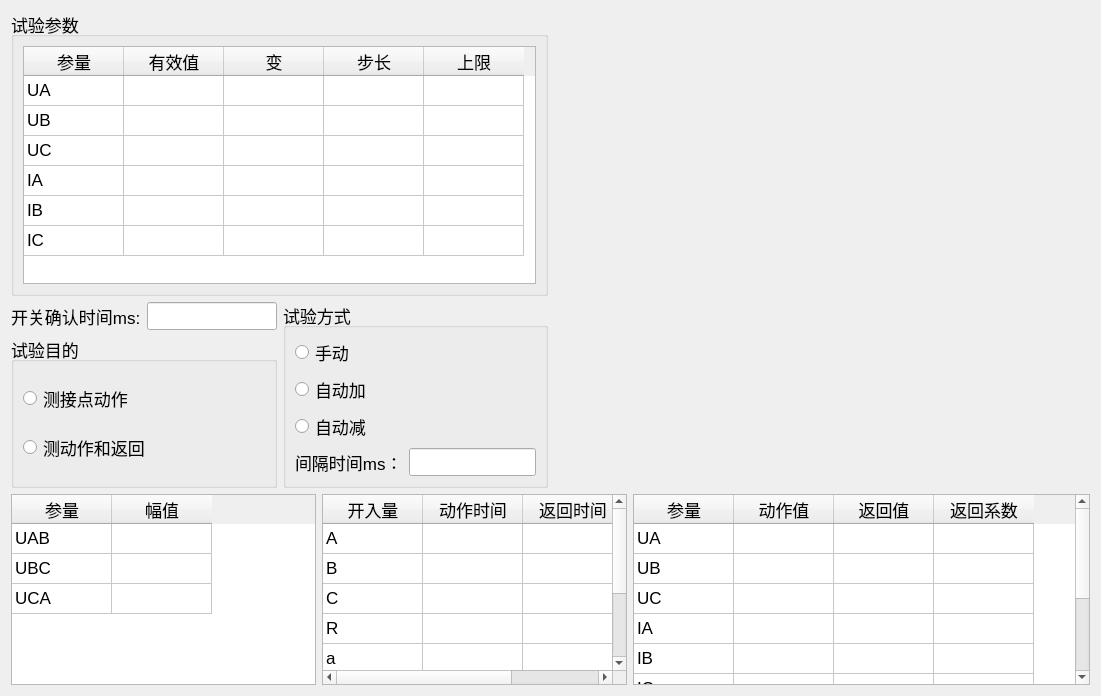
<?xml version="1.0" encoding="UTF-8"?>
<ui version="4.0">
 <class>ui_002</class>
 <widget class="QWidget" name="ui_002">
  <property name="geometry">
   <rect>
    <x>0</x>
    <y>0</y>
    <width>1101</width>
    <height>696</height>
   </rect>
  </property>
  <property name="font">
   <font>
    <pointsize>13</pointsize>
   </font>
  </property>
  <property name="windowTitle">
   <string>Form</string>
  </property>
  <layout class="QVBoxLayout" name="verticalLayout_5" stretch="5,2">
   <item>
    <layout class="QHBoxLayout" name="horizontalLayout_5" stretch="1,1">
     <item>
      <layout class="QVBoxLayout" name="verticalLayout_4">
       <item>
        <widget class="QGroupBox" name="groupBox">
         <property name="title">
          <string>试验参数</string>
         </property>
         <layout class="QHBoxLayout" name="horizontalLayout">
          <item>
           <widget class="QTableWidget" name="tb_sycs">
            <property name="rowCount">
             <number>6</number>
            </property>
            <attribute name="verticalHeaderVisible">
             <bool>false</bool>
            </attribute>
            <row/>
            <row/>
            <row/>
            <row/>
            <row/>
            <row/>
            <column>
             <property name="text">
              <string>参量</string>
             </property>
            </column>
            <column>
             <property name="text">
              <string>有效值</string>
             </property>
            </column>
            <column>
             <property name="text">
              <string>变</string>
             </property>
            </column>
            <column>
             <property name="text">
              <string>步长</string>
             </property>
            </column>
            <column>
             <property name="text">
              <string>上限</string>
             </property>
            </column>
            <item row="0" column="0">
             <property name="text">
              <string>UA</string>
             </property>
             <property name="flags">
              <set>ItemIsSelectable|ItemIsDragEnabled|ItemIsDropEnabled|ItemIsUserCheckable|ItemIsEnabled</set>
             </property>
            </item>
            <item row="1" column="0">
             <property name="text">
              <string>UB</string>
             </property>
             <property name="flags">
              <set>ItemIsSelectable|ItemIsDragEnabled|ItemIsDropEnabled|ItemIsUserCheckable|ItemIsEnabled</set>
             </property>
            </item>
            <item row="2" column="0">
             <property name="text">
              <string>UC</string>
             </property>
             <property name="flags">
              <set>ItemIsSelectable|ItemIsDragEnabled|ItemIsDropEnabled|ItemIsUserCheckable|ItemIsEnabled</set>
             </property>
            </item>
            <item row="3" column="0">
             <property name="text">
              <string>IA</string>
             </property>
             <property name="flags">
              <set>ItemIsSelectable|ItemIsDragEnabled|ItemIsDropEnabled|ItemIsUserCheckable|ItemIsEnabled</set>
             </property>
            </item>
            <item row="4" column="0">
             <property name="text">
              <string>IB</string>
             </property>
             <property name="flags">
              <set>ItemIsSelectable|ItemIsDragEnabled|ItemIsDropEnabled|ItemIsUserCheckable|ItemIsEnabled</set>
             </property>
            </item>
            <item row="5" column="0">
             <property name="text">
              <string>IC</string>
             </property>
             <property name="flags">
              <set>ItemIsSelectable|ItemIsDragEnabled|ItemIsDropEnabled|ItemIsUserCheckable|ItemIsEnabled</set>
             </property>
            </item>
           </widget>
          </item>
         </layout>
        </widget>
       </item>
       <item>
        <layout class="QHBoxLayout" name="horizontalLayout_4" stretch="1,1">
         <item>
          <layout class="QVBoxLayout" name="verticalLayout_2">
           <item>
            <layout class="QHBoxLayout" name="horizontalLayout_2">
             <item>
              <widget class="QLabel" name="label">
               <property name="text">
                <string>开关确认时间ms:</string>
               </property>
              </widget>
             </item>
             <item>
              <widget class="QLineEdit" name="lineEdit"/>
             </item>
            </layout>
           </item>
           <item>
            <widget class="QGroupBox" name="groupBox_2">
             <property name="title">
              <string>试验目的</string>
             </property>
             <layout class="QVBoxLayout" name="verticalLayout">
              <item>
               <widget class="QRadioButton" name="radioButton">
                <property name="text">
                 <string>测接点动作</string>
                </property>
               </widget>
              </item>
              <item>
               <widget class="QRadioButton" name="radioButton_2">
                <property name="text">
                 <string>测动作和返回</string>
                </property>
               </widget>
              </item>
             </layout>
            </widget>
           </item>
          </layout>
         </item>
         <item>
          <widget class="QGroupBox" name="groupBox_3">
           <property name="title">
            <string>试验方式</string>
           </property>
           <layout class="QVBoxLayout" name="verticalLayout_3">
            <item>
             <widget class="QRadioButton" name="radioButton_3">
              <property name="text">
               <string>手动</string>
              </property>
             </widget>
            </item>
            <item>
             <widget class="QRadioButton" name="radioButton_4">
              <property name="text">
               <string>自动加</string>
              </property>
             </widget>
            </item>
            <item>
             <widget class="QRadioButton" name="radioButton_5">
              <property name="text">
               <string>自动减</string>
              </property>
             </widget>
            </item>
            <item>
             <layout class="QHBoxLayout" name="horizontalLayout_3">
              <item>
               <widget class="QLabel" name="label_2">
                <property name="text">
                 <string>间隔时间ms：</string>
                </property>
               </widget>
              </item>
              <item>
               <widget class="QLineEdit" name="lineEdit_2"/>
              </item>
             </layout>
            </item>
           </layout>
          </widget>
         </item>
        </layout>
       </item>
      </layout>
     </item>
     <item>
      <widget class="QWidget" name="c_widget" native="true"/>
     </item>
    </layout>
   </item>
   <item>
    <layout class="QHBoxLayout" name="horizontalLayout_6" stretch="2,2,3">
     <item>
      <widget class="QTableWidget" name="tb_down_1">
       <property name="rowCount">
        <number>3</number>
       </property>
       <attribute name="verticalHeaderVisible">
        <bool>false</bool>
       </attribute>
       <row/>
       <row/>
       <row/>
       <column>
        <property name="text">
         <string>参量</string>
        </property>
       </column>
       <column>
        <property name="text">
         <string>幅值</string>
        </property>
       </column>
       <item row="0" column="0">
        <property name="text">
         <string>UAB</string>
        </property>
       </item>
       <item row="1" column="0">
        <property name="text">
         <string>UBC</string>
        </property>
       </item>
       <item row="2" column="0">
        <property name="text">
         <string>UCA</string>
        </property>
       </item>
      </widget>
     </item>
     <item>
      <widget class="QTableWidget" name="tb_down_2">
       <property name="rowCount">
        <number>7</number>
       </property>
       <attribute name="verticalHeaderVisible">
        <bool>false</bool>
       </attribute>
       <row/>
       <row/>
       <row/>
       <row/>
       <row/>
       <row/>
       <row/>
       <column>
        <property name="text">
         <string>开入量</string>
        </property>
       </column>
       <column>
        <property name="text">
         <string>动作时间</string>
        </property>
       </column>
       <column>
        <property name="text">
         <string>返回时间</string>
        </property>
       </column>
       <item row="0" column="0">
        <property name="text">
         <string>A</string>
        </property>
       </item>
       <item row="1" column="0">
        <property name="text">
         <string>B</string>
        </property>
       </item>
       <item row="2" column="0">
        <property name="text">
         <string>C</string>
        </property>
       </item>
       <item row="3" column="0">
        <property name="text">
         <string>R</string>
        </property>
       </item>
       <item row="4" column="0">
        <property name="text">
         <string>a</string>
        </property>
       </item>
       <item row="5" column="0">
        <property name="text">
         <string>b</string>
        </property>
       </item>
       <item row="6" column="0">
        <property name="text">
         <string>c</string>
        </property>
       </item>
      </widget>
     </item>
     <item>
      <widget class="QTableWidget" name="tb_down_3">
       <property name="rowCount">
        <number>9</number>
       </property>
       <attribute name="verticalHeaderVisible">
        <bool>false</bool>
       </attribute>
       <row/>
       <row/>
       <row/>
       <row/>
       <row/>
       <row/>
       <row/>
       <row/>
       <row/>
       <column>
        <property name="text">
         <string>参量</string>
        </property>
       </column>
       <column>
        <property name="text">
         <string>动作值</string>
        </property>
       </column>
       <column>
        <property name="text">
         <string>返回值</string>
        </property>
       </column>
       <column>
        <property name="text">
         <string>返回系数</string>
        </property>
       </column>
       <item row="0" column="0">
        <property name="text">
         <string>UA</string>
        </property>
       </item>
       <item row="1" column="0">
        <property name="text">
         <string>UB</string>
        </property>
       </item>
       <item row="2" column="0">
        <property name="text">
         <string>UC</string>
        </property>
       </item>
       <item row="3" column="0">
        <property name="text">
         <string>IA</string>
        </property>
       </item>
       <item row="4" column="0">
        <property name="text">
         <string>IB</string>
        </property>
       </item>
       <item row="5" column="0">
        <property name="text">
         <string>IC</string>
        </property>
       </item>
       <item row="6" column="0">
        <property name="text">
         <string>UAB</string>
        </property>
       </item>
       <item row="7" column="0">
        <property name="text">
         <string>UBC</string>
        </property>
       </item>
       <item row="8" column="0">
        <property name="text">
         <string>UCA</string>
        </property>
       </item>
      </widget>
     </item>
    </layout>
   </item>
  </layout>
 </widget>
 <resources/>
 <connections/>
</ui>
